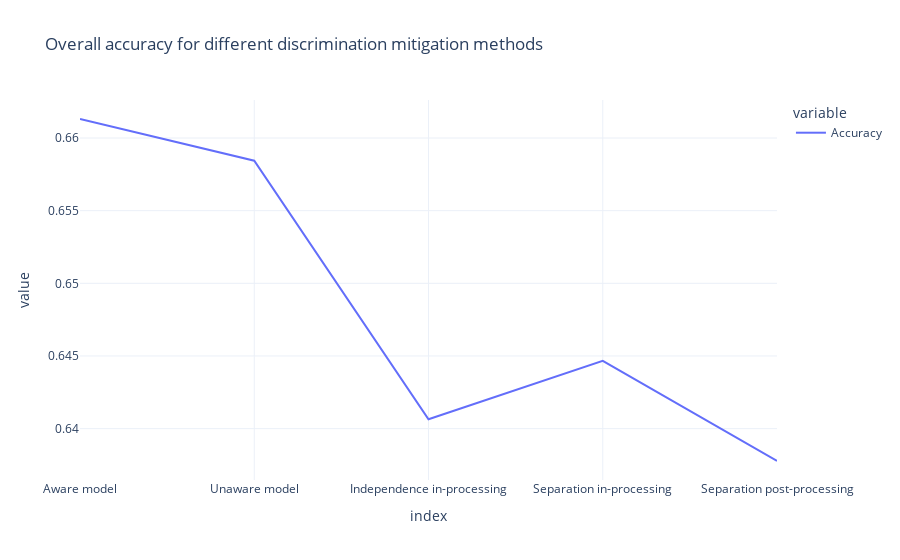

Source (notebook cell):
### Code cell
accuracy_graph_data.plot(
    kind = "line",
    backend = "plotly",
    title = "Overall accuracy for different discrimination mitigation methods",
    template = "plotly_white"
)

### Figure 1 — Plotly figure (JSON) as saved in the notebook; plotly's stock layout.template omitted (floating-point values rounded to 4 significant figures)
{"data": [{"hovertemplate": "variable=Accuracy<br>index=%{x}<br>value=%{y}<extra></extra>", "legendgroup": "Accuracy", "line": {"color": "#636efa", "dash": "solid"}, "mode": "lines", "name": "Accuracy", "orientation": "v", "showlegend": true, "type": "scatter", "x": ["Aware model", "Unaware model", "Independence in-processing", "Separation in-processing", "Separation post-processing"], "xaxis": "x", "y": [0.6613, 0.6584, 0.6406, 0.6447, 0.6378], "yaxis": "y"}], "layout": {"legend": {"title": {"text": "variable"}, "tracegroupgap": 0}, "title": {"text": "Overall accuracy for different discrimination mitigation methods"}, "xaxis": {"anchor": "y", "domain": [0, 1], "title": {"text": "index"}}, "yaxis": {"anchor": "x", "domain": [0, 1], "title": {"text": "value"}}}}
